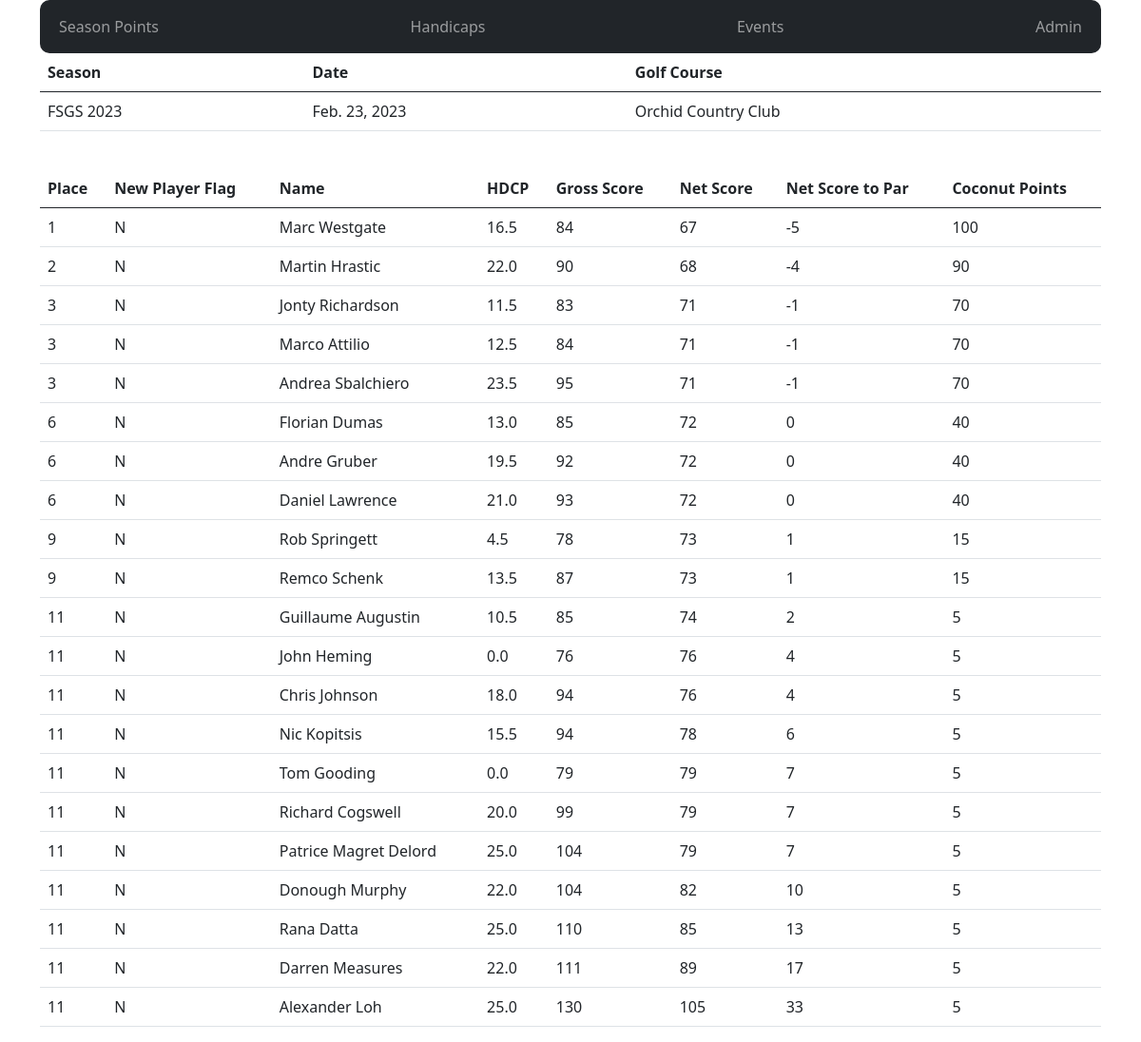
Page /events/78/ on the committed database.
### golf_league/models.py (models this page shows, shortened)
class LeagueEvent(models.Model):
    leagueseason = models.ForeignKey(LeagueSeason, on_delete=models.RESTRICT)
    event_date = models.DateField(null=True, blank=True)
    event_golf_course = models.CharField(max_length=200,null=True, blank=True)
    event_status = models.CharField(max_length=1,null=True, choices=[("N","Not Started"),("C","Completed"),("R","Rainout")],default="N")

class LeagueSeason(models.Model):
    name = models.CharField(max_length=200,null=True, blank=True)
    def __str__(self):
        return "FSGS " + self.name

class PlayedRound(models.Model):
    event_player = models.OneToOneField(EventPlayer, on_delete=models.CASCADE)
    gross_score = models.IntegerField()
    net_score = models.IntegerField()
    net_rel_par = models.IntegerField()
    coconut_pts = models.IntegerField(null=True, blank=True)
    handicap_adjustment = models.FloatField(null=True, blank=True)
    created_at = models.DateTimeField(auto_now_add=True)

class EventPlayer(models.Model):
    golfer = models.ForeignKey(LeaguePlayer,on_delete=models.RESTRICT)
    league_event = models.ForeignKey(LeagueEvent, on_delete=models.RESTRICT, null=False)
    round_handicap = models.OneToOneField(Handicap,on_delete=models.SET_NULL, null=True, blank=True)
    new_player_flag = models.CharField(max_length=1,choices=[("Y","New Player"),("N","Existing Player")])
    played_round = models.OneToOneField('PlayedRound', on_delete=models.SET_NULL,null=True, blank=True)
    class Meta:
        constraints = [
            models.UniqueConstraint(fields=['golfer', 'league_event'], name='unique_player')]

class LeaguePlayer(models.Model):
    first_name = models.CharField(max_length=200,null=True, blank=True)
    last_name = models.CharField(max_length=200,null=True, blank=True)
    gender = models.CharField(max_length=1,choices=[("M","Male"),("F","Female")])
    def __str__(self):
        return self.first_name + " " +self.last_name

class Handicap(models.Model):
    golfer = models.ForeignKey(LeaguePlayer, on_delete=models.CASCADE, null=True)
    handicap = models.DecimalField(max_digits=3,decimal_places=1)
    created_at = models.DateTimeField(auto_now_add=True)
    effective_at = models.DateField()
    update_user = models.CharField(max_length=200,null=True, blank=True)
    update_golf_round = models.OneToOneField('PlayedRound', on_delete=models.SET_NULL, null=True, blank=True)
    update_comment = models.CharField(max_length=200,null=True, blank=True)

### golf_league/views.py (the view)
# urls.py: path("events/<int:pk>/", views.EventDetailView.as_view(), name='event_detail'),
class EventDetailView(DetailView):
    model = LeagueEvent
    def get(self, request, pk) :
        x = get_object_or_404(LeagueEvent, id=pk)
        playedrounds = PlayedRound.objects.filter(event_player__league_event=x).order_by('event_player__new_player_flag','net_rel_par').annotate(rank=Window(expression=Rank(),order_by=F('coconut_pts').desc()))
        event_player = EventPlayer.objects.filter(league_event=x)
        context = { 'leagueevent' : x, 'eventplayer':event_player,'playedround': playedrounds}
        return render(request,'golf_league/leagueevent_detail.html', context)

### golf_league/templates/golf_league/leagueevent_detail.html (shortened to what this page needs)
{% extends 'base_menu.html' %}
{% block content %}
<table class="table">
  <thead>
    <tr>
      <th scope="col">Season</th>
      <th scope="col">Date</th>
      <th scope="col">Golf Course</th>
    </tr>
  </thead>
  <tbody>
      <tr>
        <td>{{ leagueevent.leagueseason }}</td>
        <td>{{ leagueevent.event_date }}</td>
        <td>{{ leagueevent.event_golf_course }}</td>
      </tr>
  </tbody>
</table>
<br>
{% if leagueevent.event_status == "C" %}
<table class="table">
  <thead>
    <tr>
      <th scope="col">Place</th>
      <th scope="col">New Player Flag</th>
      <th scope="col">Name</th>
      <th scope="col">HDCP</th>
      <th scope="col">Gross Score</th>
      <th scope="col">Net Score</th>
      <th scope="col">Net Score to Par</th>
      <th scope="col">Coconut Points</th>
    </tr>
  </thead>
  <tbody>
    {% for round in playedround %}
      <tr>
        <td>{{ round.rank }}</td>
        <td>{{ round.event_player.new_player_flag }}</td>
        <td>{{ round.event_player.golfer }}</td>
        <td>{{ round.event_player.round_handicap.handicap }}</td>
        <td>{{ round.gross_score }}</td>
        <td>{{ round.net_score }}</td>
        <td>{{ round.net_rel_par }}</td>
        <td>{{ round.coconut_pts }}</td>
      </tr>
    {% endfor %}
  </tbody>
</table>
{% endif %}
{% endblock %}

### rows in the picture
LeagueEvent: leagueseason "FSGS 2023", event_date "Feb. 23, 2023", event_golf_course "Orchid Country Club"
PlayedRound: rank "1", event_player.new_player_flag "N", event_player.golfer "Marc Westgate", event_player.round_handicap.handicap "16.5", gross_score "84", net_score "67", net_rel_par "-5", coconut_pts "100"
PlayedRound: rank "2", event_player.new_player_flag "N", event_player.golfer "Martin Hrastic", event_player.round_handicap.handicap "22.0", gross_score "90", net_score "68", net_rel_par "-4", coconut_pts "90"
PlayedRound: rank "3", event_player.new_player_flag "N", event_player.golfer "Jonty Richardson", event_player.round_handicap.handicap "11.5", gross_score "83", net_score "71", net_rel_par "-1", coconut_pts "70"
PlayedRound: rank "3", event_player.new_player_flag "N", event_player.golfer "Marco Attilio", event_player.round_handicap.handicap "12.5", gross_score "84", net_score "71", net_rel_par "-1", coconut_pts "70"
PlayedRound: rank "3", event_player.new_player_flag "N", event_player.golfer "Andrea Sbalchiero", event_player.round_handicap.handicap "23.5", gross_score "95", net_score "71", net_rel_par "-1", coconut_pts "70"
PlayedRound: rank "6", event_player.new_player_flag "N", event_player.golfer "Florian Dumas", event_player.round_handicap.handicap "13.0", gross_score "85", net_score "72", net_rel_par "0", coconut_pts "40"
PlayedRound: rank "6", event_player.new_player_flag "N", event_player.golfer "Andre Gruber", event_player.round_handicap.handicap "19.5", gross_score "92", net_score "72", net_rel_par "0", coconut_pts "40"
PlayedRound: rank "6", event_player.new_player_flag "N", event_player.golfer "Daniel Lawrence", event_player.round_handicap.handicap "21.0", gross_score "93", net_score "72", net_rel_par "0", coconut_pts "40"
PlayedRound: rank "9", event_player.new_player_flag "N", event_player.golfer "Rob Springett", event_player.round_handicap.handicap "4.5", gross_score "78", net_score "73", net_rel_par "1", coconut_pts "15"
PlayedRound: rank "9", event_player.new_player_flag "N", event_player.golfer "Remco Schenk", event_player.round_handicap.handicap "13.5", gross_score "87", net_score "73", net_rel_par "1", coconut_pts "15"
PlayedRound: rank "11", event_player.new_player_flag "N", event_player.golfer "Guillaume Augustin", event_player.round_handicap.handicap "10.5", gross_score "85", net_score "74", net_rel_par "2", coconut_pts "5"
PlayedRound: rank "11", event_player.new_player_flag "N", event_player.golfer "John Heming", event_player.round_handicap.handicap "0.0", gross_score "76", net_score "76", net_rel_par "4", coconut_pts "5"
PlayedRound: rank "11", event_player.new_player_flag "N", event_player.golfer "Chris Johnson", event_player.round_handicap.handicap "18.0", gross_score "94", net_score "76", net_rel_par "4", coconut_pts "5"
PlayedRound: rank "11", event_player.new_player_flag "N", event_player.golfer "Nic Kopitsis", event_player.round_handicap.handicap "15.5", gross_score "94", net_score "78", net_rel_par "6", coconut_pts "5"
PlayedRound: rank "11", event_player.new_player_flag "N", event_player.golfer "Tom Gooding", event_player.round_handicap.handicap "0.0", gross_score "79", net_score "79", net_rel_par "7", coconut_pts "5"
PlayedRound: rank "11", event_player.new_player_flag "N", event_player.golfer "Richard Cogswell", event_player.round_handicap.handicap "20.0", gross_score "99", net_score "79", net_rel_par "7", coconut_pts "5"
PlayedRound: rank "11", event_player.new_player_flag "N", event_player.golfer "Patrice Magret Delord", event_player.round_handicap.handicap "25.0", gross_score "104", net_score "79", net_rel_par "7", coconut_pts "5"
PlayedRound: rank "11", event_player.new_player_flag "N", event_player.golfer "Donough Murphy", event_player.round_handicap.handicap "22.0", gross_score "104", net_score "82", net_rel_par "10", coconut_pts "5"
PlayedRound: rank "11", event_player.new_player_flag "N", event_player.golfer "Rana Datta", event_player.round_handicap.handicap "25.0", gross_score "110", net_score "85", net_rel_par "13", coconut_pts "5"
PlayedRound: rank "11", event_player.new_player_flag "N", event_player.golfer "Darren Measures", event_player.round_handicap.handicap "22.0", gross_score "111", net_score "89", net_rel_par "17", coconut_pts "5"
PlayedRound: rank "11", event_player.new_player_flag "N", event_player.golfer "Alexander Loh", event_player.round_handicap.handicap "25.0", gross_score "130", net_score "105", net_rel_par "33", coconut_pts "5"
